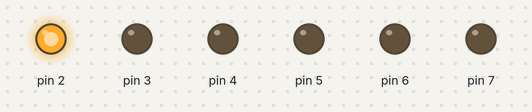
A sketch run on a simulated Arduino Uno, built with avr-gcc and run on an emulated ATmega328P. Parts: output pins drawn as LEDs (lit = HIGH).

Above: at 0.05 s.
At 0.35 s:
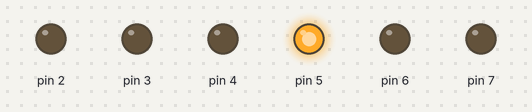
At 0.95 s:
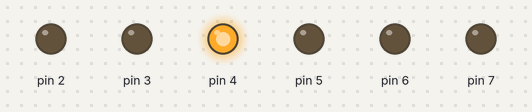
At 1.35 s:
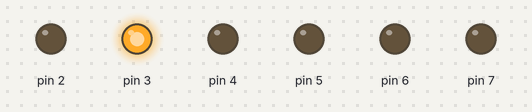
At 1.8 s:
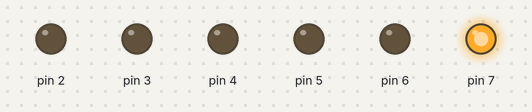
At 2.85 s:
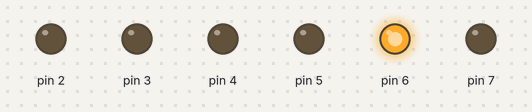
Timing chart, 0 to 3.1 s (numbered marks = the images above):
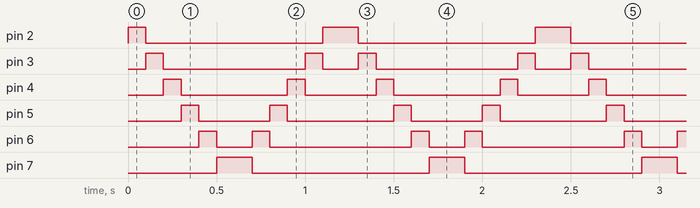

The sketch:

sketch_2f.ino
```cpp
/*
	Versione avanzata del classico blink,
	ricordate Kitt?
*/

const int ledMin = 2, ledMax = 7, LEDspeed = 100;

void setup()
{
	// impostiamo come output i pin
	for(int i=ledMin; i<=ledMax; i++)
	{
		pinMode(i, OUTPUT);
	}
}

void loop()
{
	// accendiamo i LED
	for(int i=ledMin; i<=ledMax; i++)
	{
		digitalWrite(i, HIGH);
		digitalWrite(i-1, LOW);
		delay(LEDspeed);
	}
	// spegniamo i LED
	for(int i=ledMax; i>=ledMin; i--)
	{
		digitalWrite(i, HIGH);
		digitalWrite(i+1, LOW);
		delay(LEDspeed);
	}
}
```

Measured:
- by itself, pin 2: repeats every 1.2 s: LOW 1.0 s, HIGH 0.20 s
- by itself, pin 3: repeats every 1.2 s: LOW 0.80 s, HIGH 0.10 s, LOW 0.20 s, HIGH 0.10 s
- by itself, pin 4: repeats every 1.2 s: LOW 0.60 s, HIGH 0.10 s, LOW 0.40 s, HIGH 0.10 s
- by itself, pin 5: repeats every 1.2 s: LOW 0.40 s, HIGH 0.10 s, LOW 0.60 s, HIGH 0.10 s
- by itself, pin 6: repeats every 1.2 s: LOW 0.20 s, HIGH 0.10 s, LOW 0.80 s, HIGH 0.10 s
- by itself, pin 7: alternates HIGH for 0.20 s and LOW for 1.0 s
